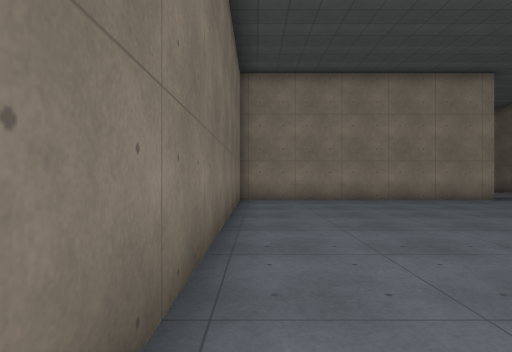
view 1 (above)

24 first-person views from a walk through a Godot game level. The camera is 1.3 m above the floor, looks level and sees 75° across. The floor is counted in squares, 1.7 m on a side. Each view is taken from the middle of a square. On the plan, view 1 faces up. The plan holds only what a view shows up to about 11 squares ahead; the rest is blank. The place goes on beyond the plan. Surface patterns are stand-ins for the level's own textures.

view 2
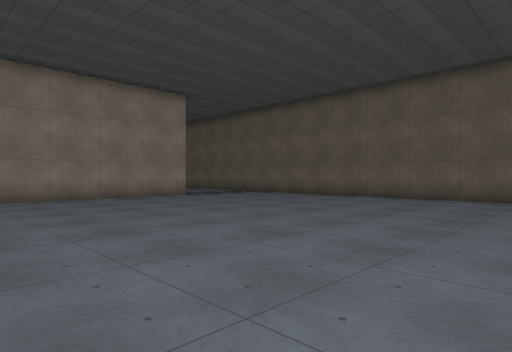

view 3
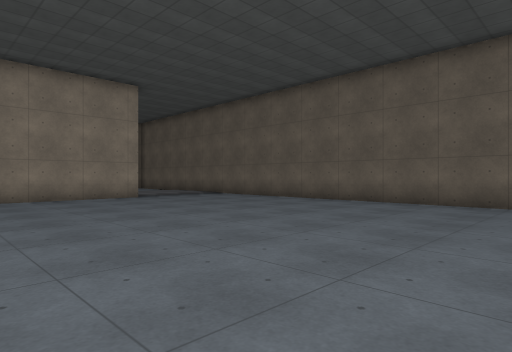

view 4
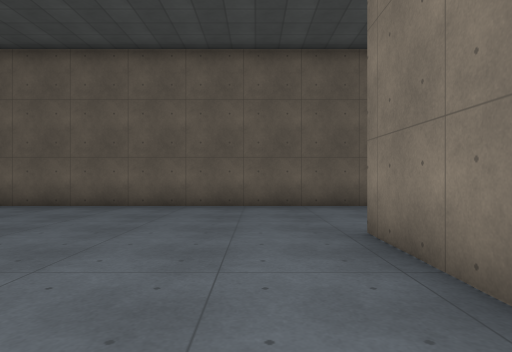

view 5
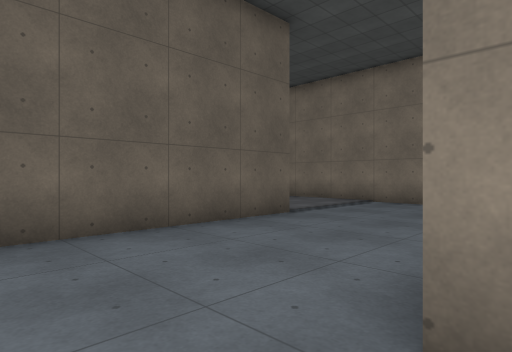

view 6
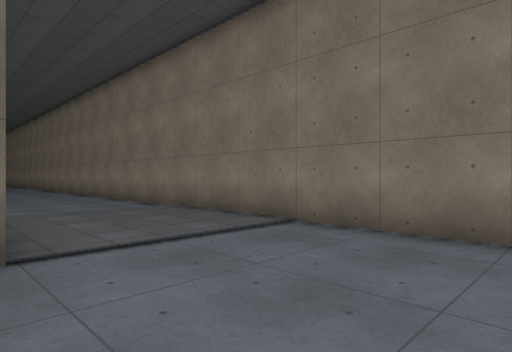

view 7
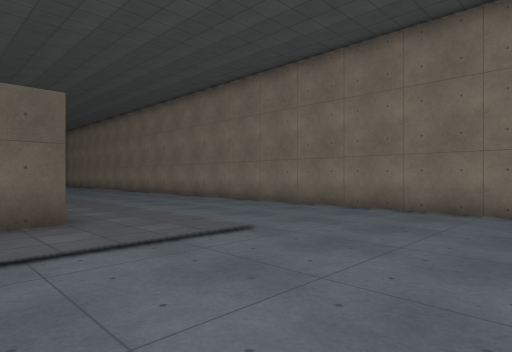

view 8
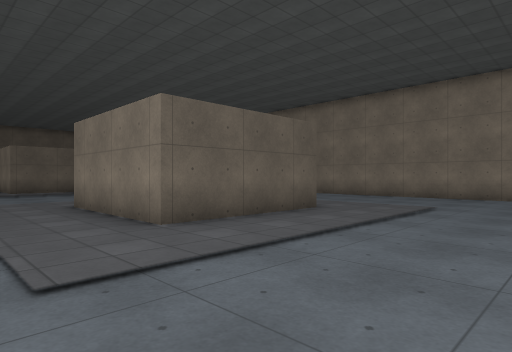

view 9
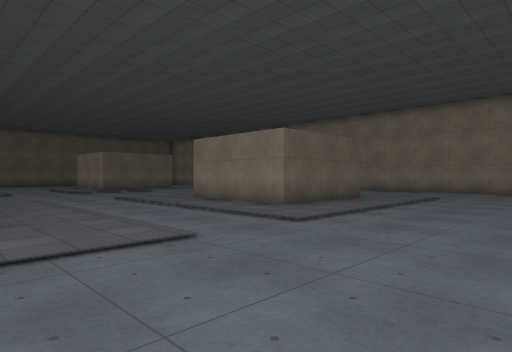

view 10
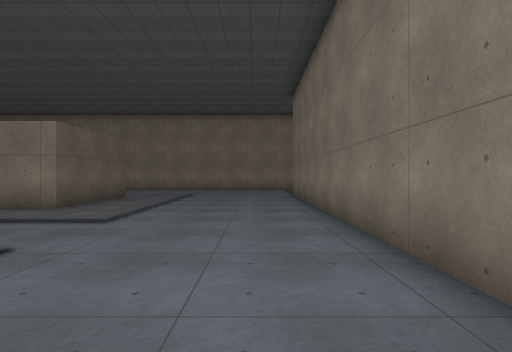

view 11
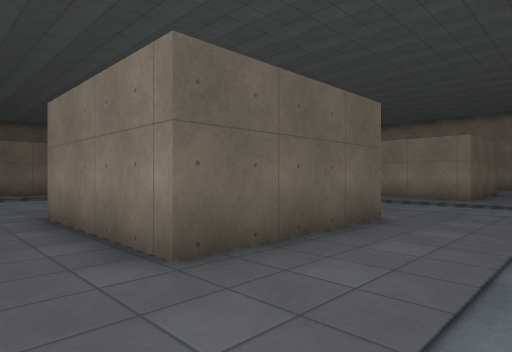

view 12
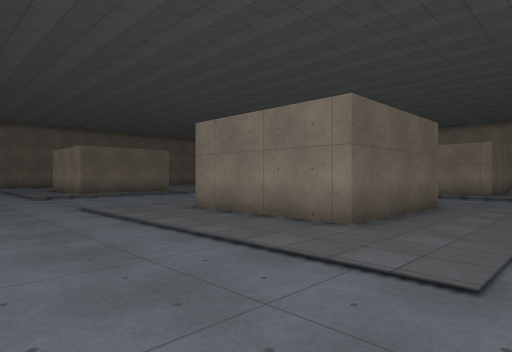

view 13
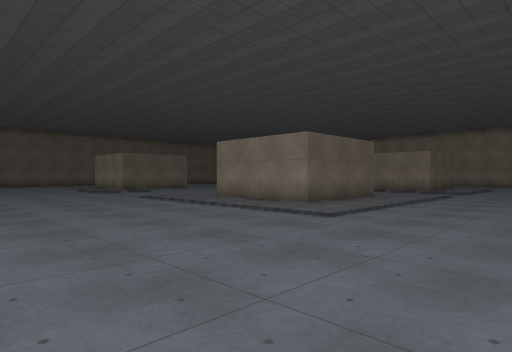

view 14
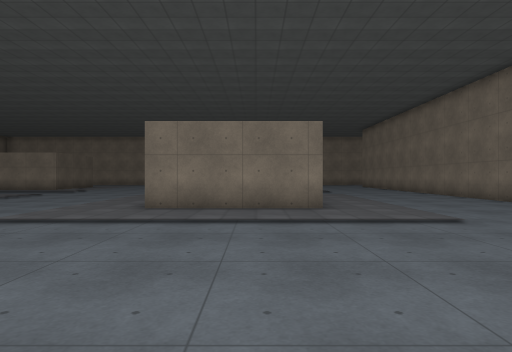

view 15
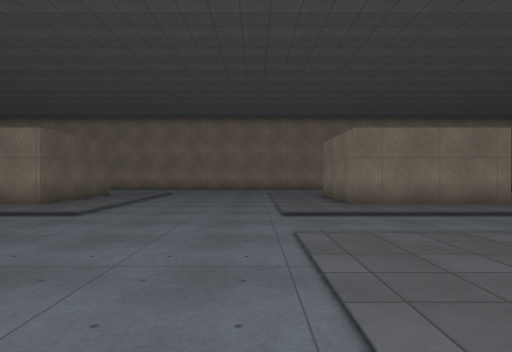

view 16
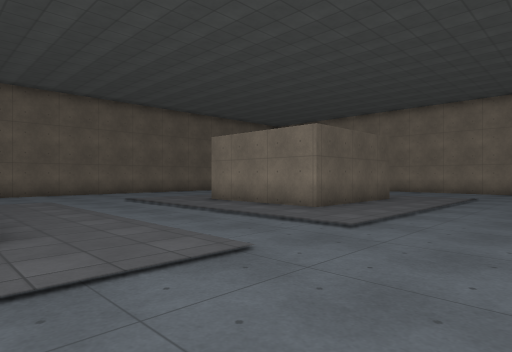

view 17
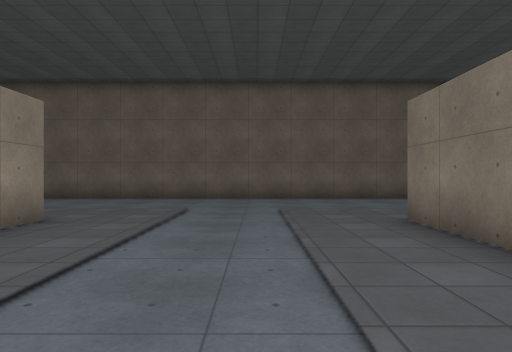

view 18
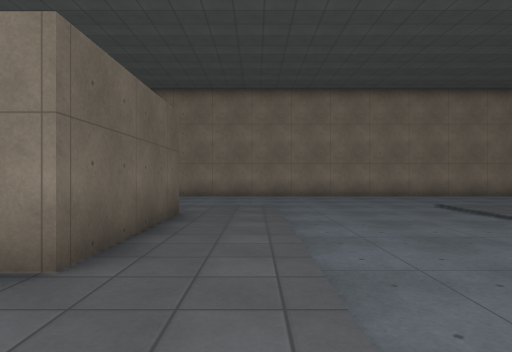

view 19
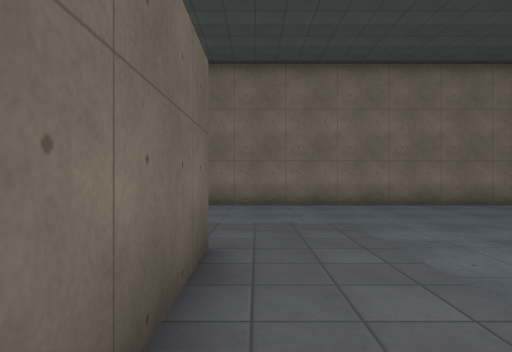

view 20
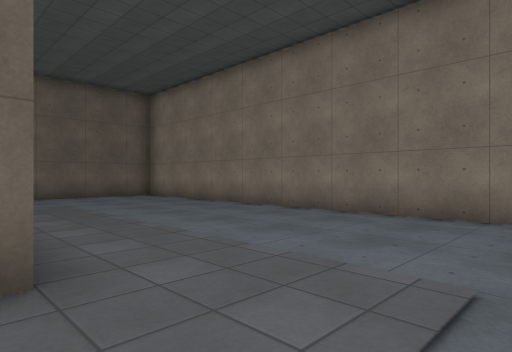

view 21
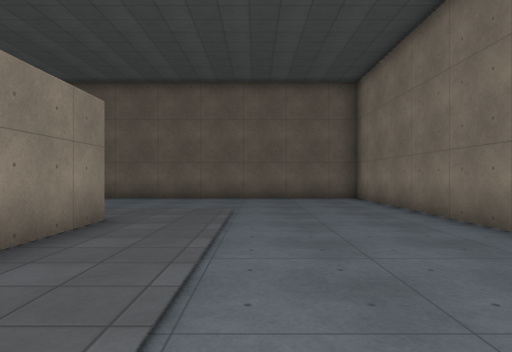

view 22
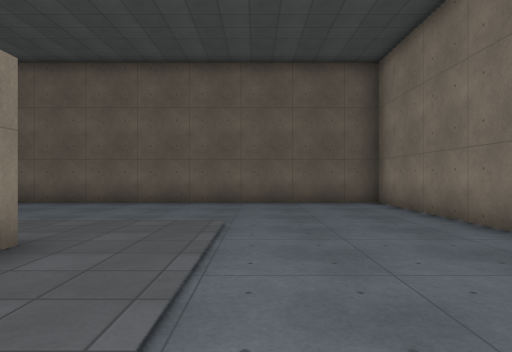

view 23
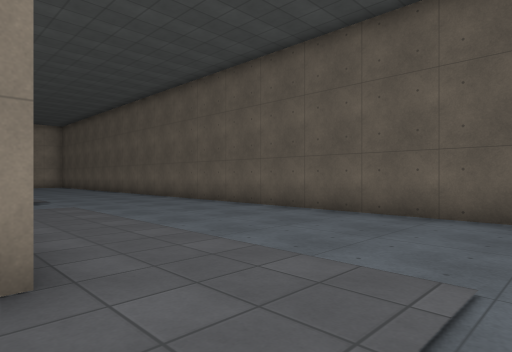

view 24
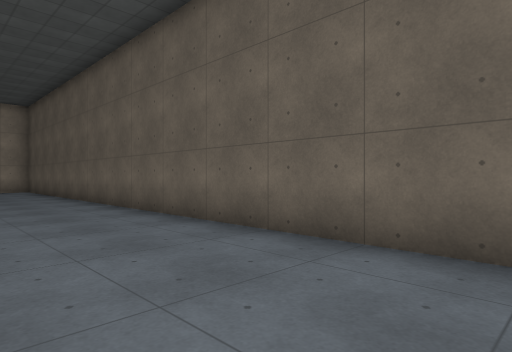

### Floor plan
Points are (right, up) in squares from view 1. A wall is a line through its corners. A room is listed if a view was taken in it or the views show most of it. See-through windows are left out.
Room 1 (views 1, 2, 3, 4, 5, 6, 7, 8, 9, 10, 11, 12, 13, 14, 15, 16, 17, 18, 19, 20, 21, 22, 23, 24)
walls: (21.5, 6.5) (21.5, 10.5) (25.5, 10.5); (15.5, 8.2) (15.5, -2.9); (21.5, -3.6) (21.5, 0.5) (25.5, 0.5) (25.5, -2); (33.5, -3.5) (33.5, 0.5) (37.5, 0.5); (37.5, 6.5) (36.5, 6.5); (25.6, -9.5) (43.5, -9.5) (43.5, 12); (11.5, -5.5) (11.5, 6.6); (7.6, 10.5) (-0.5, 10.5); (37.5, -3.5) (35.2, -3.5); (4.9, -1.5) (7.5, -1.5); (8.5, -9.5) (24.1, -9.5); (-0.5, 10) (-0.5, 0.6)

Where each view was taken, in squares from view 1:
view 1: 0 up, 0 right, facing up
view 2: 1 down, 0 right, facing up-right
view 3: 1 down, 2 right, facing up-right
view 4: 0 up, 3 right, facing right
view 5: 0 up, 7 right, facing down-right
view 6: 5 down, 8 right, facing down-right
view 7: 2 down, 16 right, facing down-right
view 8: 3 up, 17 right, facing down-right
view 9: 7 up, 16 right, facing down-right
view 10: 8 up, 17 right, facing down
view 11: 12 up, 19 right, facing down-right
view 12: 15 up, 19 right, facing down-right
view 13: 18 up, 16 right, facing down-right
view 14: 18 up, 23 right, facing down
view 15: 9 up, 28 right, facing down
view 16: 7 up, 29 right, facing down-right
view 17: 3 up, 32 right, facing right
view 18: 3 up, 32 right, facing down
view 19: 0 up, 33 right, facing down
view 20: 3 down, 31 right, facing down-right
view 21: 6 down, 32 right, facing right
view 22: 6 down, 34 right, facing right
view 23: 6 down, 37 right, facing up-right
view 24: 0 up, 40 right, facing up-right
